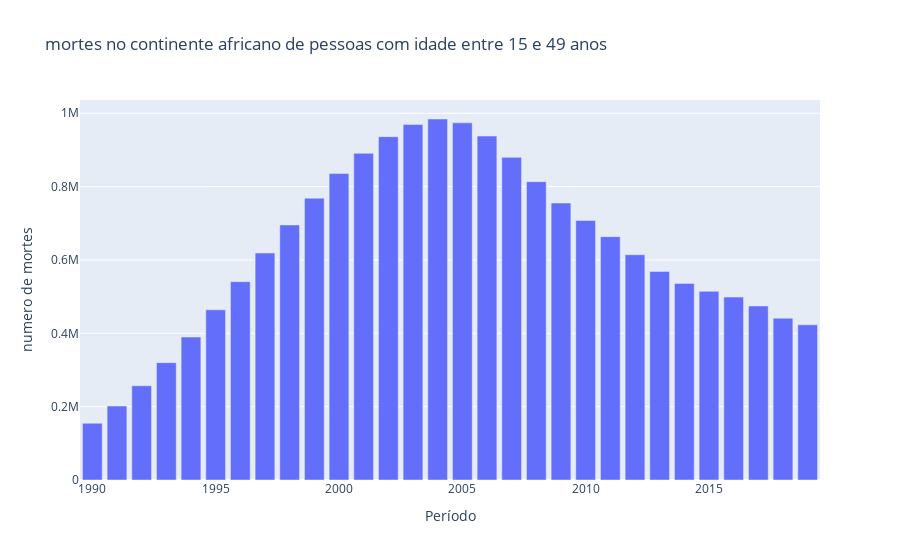

Notebook code for this chart:
### Code cell
data = [go.Bar(x=africa_df['Year'].values,
               y=soma_por_ano_africa['Deaths - HIV/AIDS - Sex: Both - Age: 15-49 years (Number)'])]
               

#criando layout
configuracoes_layout = go.Layout(title='mortes no continente africano de pessoas com idade entre 15 e 49 anos',
                                 yaxis={'title': 'numero de mortes'},
                                 xaxis={'title': 'Período'})

#objeto figura

fig = go.Figure(data=data, layout=configuracoes_layout)

#plotando o grafico
py.iplot(fig)

### Figure 1 — Plotly figure (JSON) as saved in the notebook; plotly's stock layout.template omitted (floating-point values rounded to 4 significant figures; data arrays with more than 128 entries replaced by an {"elided": "..."} marker saying what was removed)
{"data": [{"type": "bar", "x": {"elided": "1500 int values"}, "y": [154823, 201682, 256962, 320020, 389682, 464068, 540846, 618913, 695522, 768527, 835568, 890746, 936260, 969654, 984343, 973884, 937798, 879712, 813570, 755026, 707762, 663613, 614253, 568776, 536117, 514458, 498742, 474467, 441204, 423185]}], "layout": {"title": {"text": "mortes no continente africano de pessoas com idade entre 15 e 49 anos"}, "xaxis": {"title": {"text": "Período"}}, "yaxis": {"title": {"text": "numero de mortes"}}}}
